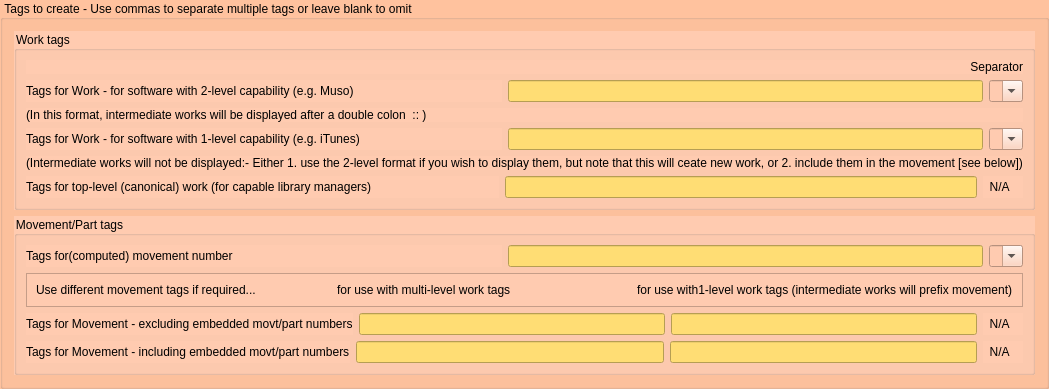
            <widget class="QGroupBox" name="Tags">
             <property name="sizePolicy">
              <sizepolicy hsizetype="Preferred" vsizetype="MinimumExpanding">
               <horstretch>0</horstretch>
               <verstretch>0</verstretch>
              </sizepolicy>
             </property>
             <property name="toolTip">
              <string>&lt;html&gt;&lt;head/&gt;&lt;body&gt;&lt;p&gt;Separate multiple tags by commas.&lt;/p&gt;&lt;/body&gt;&lt;/html&gt;</string>
             </property>
             <property name="styleSheet">
              <string notr="true">background-color: rgb(255, 194, 158);</string>
             </property>
             <property name="title">
              <string>Tags to create - Use commas to separate multiple tags or leave blank to omit</string>
             </property>
             <layout class="QVBoxLayout" name="verticalLayout_9">
              <item>
               <widget class="QGroupBox" name="groupBox_2">
                <property name="styleSheet">
                 <string notr="true">background-color: rgb(255, 203, 176);</string>
                </property>
                <property name="title">
                 <string>Work tags</string>
                </property>
                <layout class="QVBoxLayout" name="verticalLayout_8">
                 <item>
                  <widget class="QLabel" name="label_40">
                   <property name="text">
                    <string>Separator</string>
                   </property>
                   <property name="alignment">
                    <set>Qt::AlignRight|Qt::AlignTrailing|Qt::AlignVCenter</set>
                   </property>
                  </widget>
                 </item>
                 <item>
                  <layout class="QHBoxLayout" name="_8">
                   <property name="spacing">
                    <number>6</number>
                   </property>
                   <property name="margin">
                    <number>0</number>
                   </property>
                   <item>
                    <widget class="QLabel" name="label_11">
                     <property name="sizePolicy">
                      <sizepolicy hsizetype="Expanding" vsizetype="Preferred">
                       <horstretch>0</horstretch>
                       <verstretch>0</verstretch>
                      </sizepolicy>
                     </property>
                     <property name="whatsThis">
                      <string>&lt;html&gt;&lt;head/&gt;&lt;body&gt;&lt;p&gt;Some software (notably Muso) can display a 2-level work hierarchy as well as the work-movement hierarchy. This tag can be use to store the 2-level work name (a double colon :: is used to separate the levels within the tag).&lt;/p&gt;&lt;/body&gt;&lt;/html&gt;</string>
                     </property>
                     <property name="text">
                      <string>&lt;html&gt;&lt;head/&gt;&lt;body&gt;&lt;p&gt;Tags for Work - for software with 2-level capability (e.g. Muso)&lt;/p&gt;&lt;/body&gt;&lt;/html&gt;</string>
                     </property>
                    </widget>
                   </item>
                   <item>
                    <widget class="QLineEdit" name="cwp_work_tag_multi">
                     <property name="styleSheet">
                      <string notr="true">background-color: rgb(255, 221, 116);</string>
                     </property>
                    </widget>
                   </item>
                   <item>
                    <widget class="QComboBox" name="cwp_multi_work_sep">
                     <property name="editable">
                      <bool>true</bool>
                     </property>
                     <item>
                      <property name="text">
                       <string/>
                      </property>
                     </item>
                     <item>
                      <property name="text">
                       <string>; </string>
                      </property>
                     </item>
                     <item>
                      <property name="text">
                       <string>: </string>
                      </property>
                     </item>
                     <item>
                      <property name="text">
                       <string>. </string>
                      </property>
                     </item>
                     <item>
                      <property name="text">
                       <string>, </string>
                      </property>
                     </item>
                     <item>
                      <property name="text">
                       <string>- </string>
                      </property>
                     </item>
                    </widget>
                   </item>
                  </layout>
                 </item>
                 <item>
                  <widget class="QLabel" name="label">
                   <property name="text">
                    <string>(In this format, intermediate works will be displayed after a double colon  :: )</string>
                   </property>
                  </widget>
                 </item>
                 <item>
                  <layout class="QHBoxLayout" name="_12">
                   <property name="spacing">
                    <number>6</number>
                   </property>
                   <property name="margin">
                    <number>0</number>
                   </property>
                   <item>
                    <widget class="QLabel" name="label_15">
                     <property name="sizePolicy">
                      <sizepolicy hsizetype="Expanding" vsizetype="Preferred">
                       <horstretch>0</horstretch>
                       <verstretch>0</verstretch>
                      </sizepolicy>
                     </property>
                     <property name="whatsThis">
                      <string>&lt;html&gt;&lt;head/&gt;&lt;body&gt;&lt;p&gt;Software which can display a movement and work (but no higher levels) could use any tags specified here. Note that if there are multiple work levels, the intermediate levels will not be tagged. Users wanting all the information should use the tags from the previous option (but it may cause some breaks in the display if levels change) - alternatively the missing work levels can be included in a movement tag (see below).&lt;/p&gt;&lt;/body&gt;&lt;/html&gt;</string>
                     </property>
                     <property name="text">
                      <string>&lt;html&gt;&lt;head/&gt;&lt;body&gt;&lt;p&gt;Tags for Work - for software with 1-level capability (e.g. iTunes)&lt;/p&gt;&lt;/body&gt;&lt;/html&gt;</string>
                     </property>
                    </widget>
                   </item>
                   <item>
                    <widget class="QLineEdit" name="cwp_work_tag_single">
                     <property name="styleSheet">
                      <string notr="true">background-color: rgb(255, 221, 116);</string>
                     </property>
                    </widget>
                   </item>
                   <item>
                    <widget class="QComboBox" name="cwp_single_work_sep">
                     <property name="editable">
                      <bool>true</bool>
                     </property>
                     <item>
                      <property name="text">
                       <string/>
                      </property>
                     </item>
                     <item>
                      <property name="text">
                       <string>; </string>
                      </property>
                     </item>
                     <item>
                      <property name="text">
                       <string>: </string>
                      </property>
                     </item>
                     <item>
                      <property name="text">
                       <string>. </string>
                      </property>
                     </item>
                     <item>
                      <property name="text">
                       <string>, </string>
                      </property>
                     </item>
                     <item>
                      <property name="text">
                       <string>- </string>
                      </property>
                     </item>
                    </widget>
                   </item>
                  </layout>
                 </item>
                 <item>
                  <widget class="QLabel" name="label_2">
                   <property name="text">
                    <string>(Intermediate works will not be displayed:- Either 1. use the 2-level format if you wish to display them, but note that this will ceate new work, or 2. include them in the movement [see below])</string>
                   </property>
                  </widget>
                 </item>
                 <item>
                  <layout class="QHBoxLayout" name="_9">
                   <property name="spacing">
                    <number>6</number>
                   </property>
                   <property name="margin">
                    <number>0</number>
                   </property>
                   <item>
                    <widget class="QLabel" name="label_12">
                     <property name="sizePolicy">
                      <sizepolicy hsizetype="Expanding" vsizetype="Preferred">
                       <horstretch>0</horstretch>
                       <verstretch>0</verstretch>
                      </sizepolicy>
                     </property>
                     <property name="whatsThis">
                      <string>&lt;html&gt;&lt;head/&gt;&lt;body&gt;&lt;p&gt;This is the top-level work held in MB. This can be useful for cataloguing and searching (if the library software is capable).&lt;/p&gt;&lt;/body&gt;&lt;/html&gt;</string>
                     </property>
                     <property name="text">
                      <string>&lt;html&gt;&lt;head/&gt;&lt;body&gt;&lt;p&gt;Tags for top-level (canonical) work (for capable library managers)&lt;/p&gt;&lt;/body&gt;&lt;/html&gt;</string>
                     </property>
                    </widget>
                   </item>
                   <item>
                    <widget class="QLineEdit" name="cwp_top_tag">
                     <property name="styleSheet">
                      <string notr="true">background-color: rgb(255, 221, 116);</string>
                     </property>
                    </widget>
                   </item>
                   <item>
                    <widget class="QLabel" name="label_10">
                     <property name="text">
                      <string>  N/A    </string>
                     </property>
                    </widget>
                   </item>
                  </layout>
                 </item>
                </layout>
               </widget>
              </item>
              <item>
               <widget class="QGroupBox" name="groupBox">
                <property name="styleSheet">
                 <string notr="true">background-color: rgb(255, 203, 176);</string>
                </property>
                <property name="title">
                 <string>Movement/Part tags</string>
                </property>
                <layout class="QVBoxLayout" name="verticalLayout_7">
                 <item>
                  <layout class="QHBoxLayout" name="_10">
                   <property name="spacing">
                    <number>6</number>
                   </property>
                   <property name="margin">
                    <number>0</number>
                   </property>
                   <item>
                    <widget class="QLabel" name="label_13">
                     <property name="sizePolicy">
                      <sizepolicy hsizetype="Expanding" vsizetype="Preferred">
                       <horstretch>0</horstretch>
                       <verstretch>0</verstretch>
                      </sizepolicy>
                     </property>
                     <property name="whatsThis">
                      <string>&lt;html&gt;&lt;head/&gt;&lt;body&gt;&lt;p&gt;This is not necessarily the embedded movt/part number, but is the sequence number of the movement within its parent work &lt;span style=&quot; font-weight:600;&quot;&gt;on the current release&lt;/span&gt;.&lt;/p&gt;&lt;/body&gt;&lt;/html&gt;</string>
                     </property>
                     <property name="text">
                      <string>&lt;html&gt;&lt;head/&gt;&lt;body&gt;&lt;p&gt;Tags for(computed) movement number&lt;/p&gt;&lt;/body&gt;&lt;/html&gt;</string>
                     </property>
                    </widget>
                   </item>
                   <item>
                    <widget class="QLineEdit" name="cwp_movt_no_tag">
                     <property name="styleSheet">
                      <string notr="true">background-color: rgb(255, 221, 116);</string>
                     </property>
                    </widget>
                   </item>
                   <item>
                    <widget class="QComboBox" name="cwp_movt_no_sep">
                     <property name="editable">
                      <bool>true</bool>
                     </property>
                     <item>
                      <property name="text">
                       <string/>
                      </property>
                     </item>
                     <item>
                      <property name="text">
                       <string>; </string>
                      </property>
                     </item>
                     <item>
                      <property name="text">
                       <string>: </string>
                      </property>
                     </item>
                     <item>
                      <property name="text">
                       <string>. </string>
                      </property>
                     </item>
                     <item>
                      <property name="text">
                       <string>, </string>
                      </property>
                     </item>
                     <item>
                      <property name="text">
                       <string>- </string>
                      </property>
                     </item>
                    </widget>
                   </item>
                  </layout>
                 </item>
                 <item>
                  <widget class="QFrame" name="frame">
                   <property name="frameShape">
                    <enum>QFrame::StyledPanel</enum>
                   </property>
                   <property name="frameShadow">
                    <enum>QFrame::Raised</enum>
                   </property>
                   <layout class="QHBoxLayout" name="horizontalLayout_5">
                    <item>
                     <widget class="QLabel" name="label_49">
                      <property name="text">
                       <string>Use different movement tags if required...</string>
                      </property>
                     </widget>
                    </item>
                    <item>
                     <widget class="QLabel" name="label_47">
                      <property name="text">
                       <string>for use with multi-level work tags</string>
                      </property>
                     </widget>
                    </item>
                    <item>
                     <widget class="QLabel" name="label_48">
                      <property name="text">
                       <string>for use with1-level work tags (intermediate works will prefix movement)</string>
                      </property>
                     </widget>
                    </item>
                   </layout>
                  </widget>
                 </item>
                 <item>
                  <layout class="QHBoxLayout" name="_11">
                   <property name="spacing">
                    <number>6</number>
                   </property>
                   <property name="margin">
                    <number>0</number>
                   </property>
                   <item>
                    <widget class="QLabel" name="label_14">
                     <property name="sizePolicy">
                      <sizepolicy hsizetype="Expanding" vsizetype="Preferred">
                       <horstretch>0</horstretch>
                       <verstretch>0</verstretch>
                      </sizepolicy>
                     </property>
                     <property name="whatsThis">
                      <string>&lt;html&gt;&lt;head/&gt;&lt;body&gt;&lt;p&gt;As below, but without the movement part/number prefix (if applicable)&lt;/p&gt;&lt;/body&gt;&lt;/html&gt;</string>
                     </property>
                     <property name="text">
                      <string>&lt;html&gt;&lt;head/&gt;&lt;body&gt;&lt;p&gt;Tags for Movement - excluding embedded movt/part numbers&lt;/p&gt;&lt;/body&gt;&lt;/html&gt;</string>
                     </property>
                    </widget>
                   </item>
                   <item>
                    <widget class="QLineEdit" name="cwp_movt_tag_exc">
                     <property name="styleSheet">
                      <string notr="true">background-color: rgb(255, 221, 116);</string>
                     </property>
                    </widget>
                   </item>
                   <item>
                    <widget class="QLineEdit" name="cwp_movt_tag_exc1">
                     <property name="styleSheet">
                      <string notr="true">background-color: rgb(255, 221, 116);</string>
                     </property>
                    </widget>
                   </item>
                   <item>
                    <widget class="QLabel" name="label_39">
                     <property name="text">
                      <string>  N/A    </string>
                     </property>
                    </widget>
                   </item>
                  </layout>
                 </item>
                 <item>
                  <layout class="QHBoxLayout" name="_6">
                   <property name="spacing">
                    <number>6</number>
                   </property>
                   <property name="margin">
                    <number>0</number>
                   </property>
                   <item>
                    <widget class="QLabel" name="label_9">
                     <property name="sizePolicy">
                      <sizepolicy hsizetype="Expanding" vsizetype="Preferred">
                       <horstretch>0</horstretch>
                       <verstretch>0</verstretch>
                      </sizepolicy>
                     </property>
                     <property name="whatsThis">
                      <string>&lt;html&gt;&lt;head/&gt;&lt;body&gt;&lt;p&gt;This tag(s) will contain the full lowest-level part name extracted from the lowest-level work name, according to the chosen tagging style.&lt;/p&gt;&lt;/body&gt;&lt;/html&gt;</string>
                     </property>
                     <property name="text">
                      <string>&lt;html&gt;&lt;head/&gt;&lt;body&gt;&lt;p&gt;Tags for Movement - including embedded movt/part numbers&lt;/p&gt;&lt;/body&gt;&lt;/html&gt;</string>
                     </property>
                    </widget>
                   </item>
                   <item>
                    <widget class="QLineEdit" name="cwp_movt_tag_inc">
                     <property name="styleSheet">
                      <string notr="true">background-color: rgb(255, 221, 116);</string>
                     </property>
                    </widget>
                   </item>
                   <item>
                    <widget class="QLineEdit" name="cwp_movt_tag_inc1">
                     <property name="styleSheet">
                      <string notr="true">background-color: rgb(255, 221, 116);</string>
                     </property>
                    </widget>
                   </item>
                   <item>
                    <widget class="QLabel" name="label_37">
                     <property name="text">
                      <string>  N/A    </string>
                     </property>
                    </widget>
                   </item>
                  </layout>
                 </item>
                </layout>
               </widget>
              </item>
             </layout>
            </widget>
